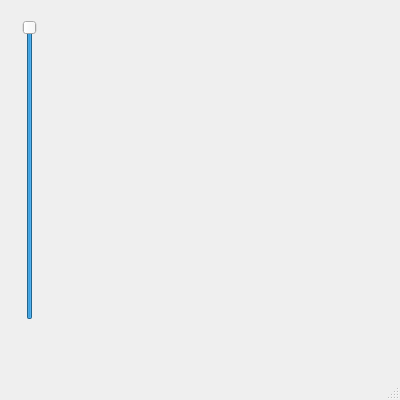
<?xml version="1.0" encoding="UTF-8"?>
<ui version="4.0">
 <class>MainWindow</class>
 <widget class="QMainWindow" name="MainWindow">
  <property name="geometry">
   <rect>
    <x>0</x>
    <y>0</y>
    <width>400</width>
    <height>400</height>
   </rect>
  </property>
  <property name="windowTitle">
   <string>Изменение прозрачности</string>
  </property>
  <widget class="QWidget" name="centralwidget">
   <widget class="QSlider" name="verticalSlider">
    <property name="geometry">
     <rect>
      <x>20</x>
      <y>20</y>
      <width>20</width>
      <height>300</height>
     </rect>
    </property>
    <property name="maximum">
     <number>100</number>
    </property>
    <property name="value">
     <number>100</number>
    </property>
    <property name="tracking">
     <bool>true</bool>
    </property>
    <property name="orientation">
     <enum>Qt::Vertical</enum>
    </property>
   </widget>
   <widget class="QLabel" name="label">
    <property name="geometry">
     <rect>
      <x>90</x>
      <y>50</y>
      <width>250</width>
      <height>250</height>
     </rect>
    </property>
    <property name="text">
     <string/>
    </property>
    <property name="pixmap">
     <pixmap>resources/1625891577_7-krasivosti-pro-p-kvadratnii-kot-koti-krasivo-foto-8.jpeg</pixmap>
    </property>
    <property name="scaledContents">
     <bool>true</bool>
    </property>
    <property name="alignment">
     <set>Qt::AlignCenter</set>
    </property>
    <property name="wordWrap">
     <bool>false</bool>
    </property>
   </widget>
  </widget>
  <widget class="QMenuBar" name="menubar">
   <property name="geometry">
    <rect>
     <x>0</x>
     <y>0</y>
     <width>400</width>
     <height>24</height>
    </rect>
   </property>
  </widget>
  <widget class="QStatusBar" name="statusbar"/>
 </widget>
 <resources/>
 <connections/>
</ui>
